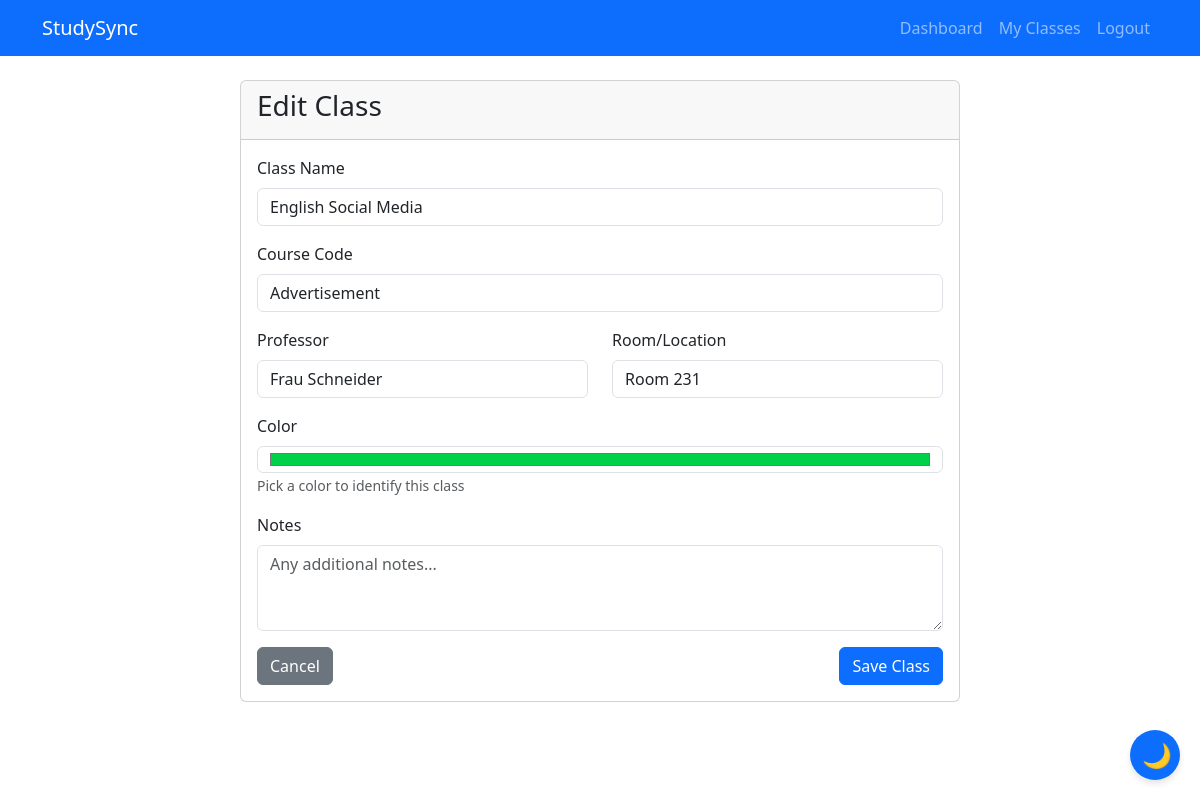
/class/1/edit (signed in), run on the app's committed database.
### models.py (models this page shows, shortened)
class Class(db.Model):
    id = db.Column(db.Integer, primary_key=True)
    name = db.Column(db.String(100), nullable=False)
    code = db.Column(db.String(50))  # e.g., "PHYS 203"
    professor = db.Column(db.String(100))
    room = db.Column(db.String(50))
    color = db.Column(db.String(7), default='#3498db')  # Hex color for UI
    notes = db.Column(db.Text)
    created_at = db.Column(db.DateTime, default=datetime.utcnow)
    user_id = db.Column(db.Integer, db.ForeignKey('user.id'), nullable=False)
    links = db.relationship('ClassLink', backref='parent_class', lazy=True, cascade='all, delete-orphan')
    tasks = db.relationship('Task', backref='class', lazy=True)

### app.py (the view)
@app.route('/class/<int:class_id>/edit', methods=['GET', 'POST'])
@login_required
def edit_class(class_id):
    class_obj = Class.query.get_or_404(class_id)
    if class_obj.user_id != current_user.id:
        flash('You do not have permission to edit this class.', 'danger')
        return redirect(url_for('classes'))
    form = ClassForm()
    if form.validate_on_submit():
        class_obj.name = form.name.data
        class_obj.code = form.code.data
        class_obj.professor = form.professor.data
        class_obj.room = form.room.data
        class_obj.color = form.color.data
        class_obj.notes = form.notes.data
        db.session.commit()
        flash('Class updated successfully!', 'success')
        return redirect(url_for('view_class', class_id=class_id))
    elif request.method == 'GET':
        form.name.data = class_obj.name
        form.code.data = class_obj.code
        form.professor.data = class_obj.professor
        form.room.data = class_obj.room
        form.color.data = class_obj.color
        form.notes.data = class_obj.notes
    return render_template('class_form.html', form=form, title='Edit Class')

### forms.py
class ClassForm(FlaskForm):
    name = StringField('Class Name',
                      validators=[DataRequired(), Length(min=1, max=100)])
    code = StringField('Course Code',
                      validators=[Length(max=50)])
    professor = StringField('Professor',
                          validators=[Length(max=100)])
    room = StringField('Room/Location',
                      validators=[Length(max=50)])
    color = StringField('Color',
                       validators=[Length(max=7)],
                       default='#3498db')
    notes = TextAreaField('Notes')
    submit = SubmitField('Save Class')

### app.py (called while the page is built)
@login_manager.user_loader
def load_user(user_id):
    return User.query.get(int(user_id))

### templates/class_form.html (shortened to what this page needs)
{% extends "layout.html" %}
{% block content %}
    <div class="container mt-4">
        <div class="row justify-content-center">
            <div class="col-md-8">
                <div class="card">
                    <div class="card-header">
                        <h3>{{ title }}</h3>
                    </div>
                    <div class="card-body">
                        <form method="POST">
                            <div class="mb-3">
                                {{ form.name.label(class="form-label") }}
                                {{ form.name(class="form-control", placeholder="e.g., Introduction to Physics") }}
                            </div>
                            <div class="mb-3">
                                {{ form.code.label(class="form-label") }}
                                {{ form.code(class="form-control", placeholder="e.g., PHYS 203") }}
                            </div>
                            <div class="row">
                                <div class="col-md-6 mb-3">
                                    {{ form.professor.label(class="form-label") }}
                                    {{ form.professor(class="form-control", placeholder="e.g., Dr. Smith") }}
                                </div>
                                <div class="col-md-6 mb-3">
                                    {{ form.room.label(class="form-label") }}
                                    {{ form.room(class="form-control", placeholder="e.g., Room 301") }}
                                </div>
                            </div>
                            <div class="mb-3">
                                {{ form.color.label(class="form-label") }}
                                {{ form.color(class="form-control", type="color") }}
                                <small class="text-muted">Pick a color to identify this class</small>
                            </div>
                            <div class="mb-3">
                                {{ form.notes.label(class="form-label") }}
                                {{ form.notes(class="form-control", rows="3", placeholder="Any additional notes...") }}
                            </div>
                            <div class="d-flex justify-content-between">
                                <a href="{{ url_for('classes') }}" class="btn btn-secondary">Cancel</a>
                                {{ form.submit(class="btn btn-primary") }}
                            </div>
                        </form>
                    </div>
                </div>
            </div>
        </div>
    </div>
{% endblock %}

### templates/layout.html (style rules this page uses)
* { transition: background-color 0.3s ease, color 0.3s ease; }

### data on the page
Class: name "English Social Media", code "Advertisement", professor "Frau Schneider", room "Room 231", color "#00d149"

### other printed values
{{ title }} "Edit Class"
